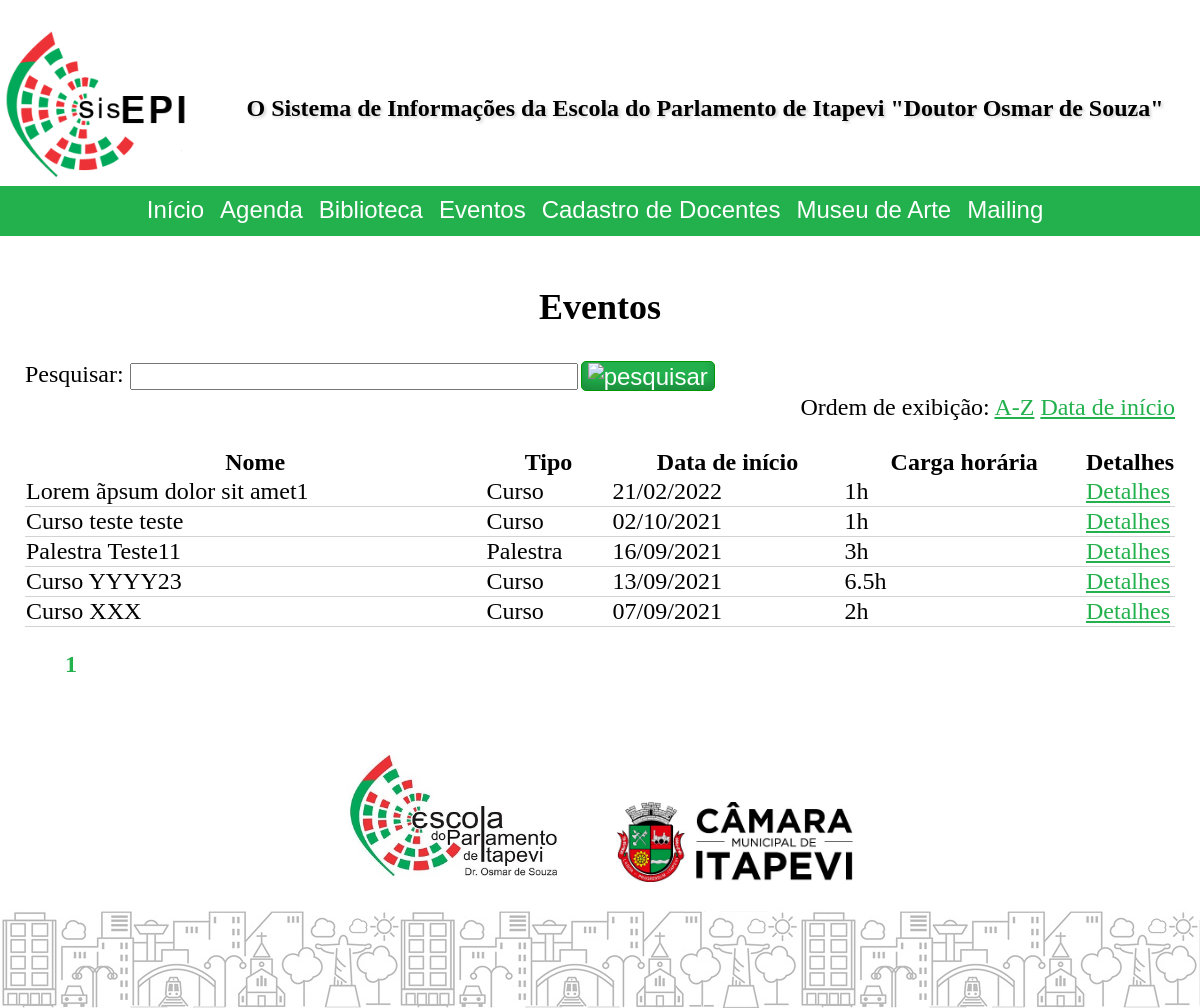
Before: /public/index.php?cont=events&action=home with the older database file.
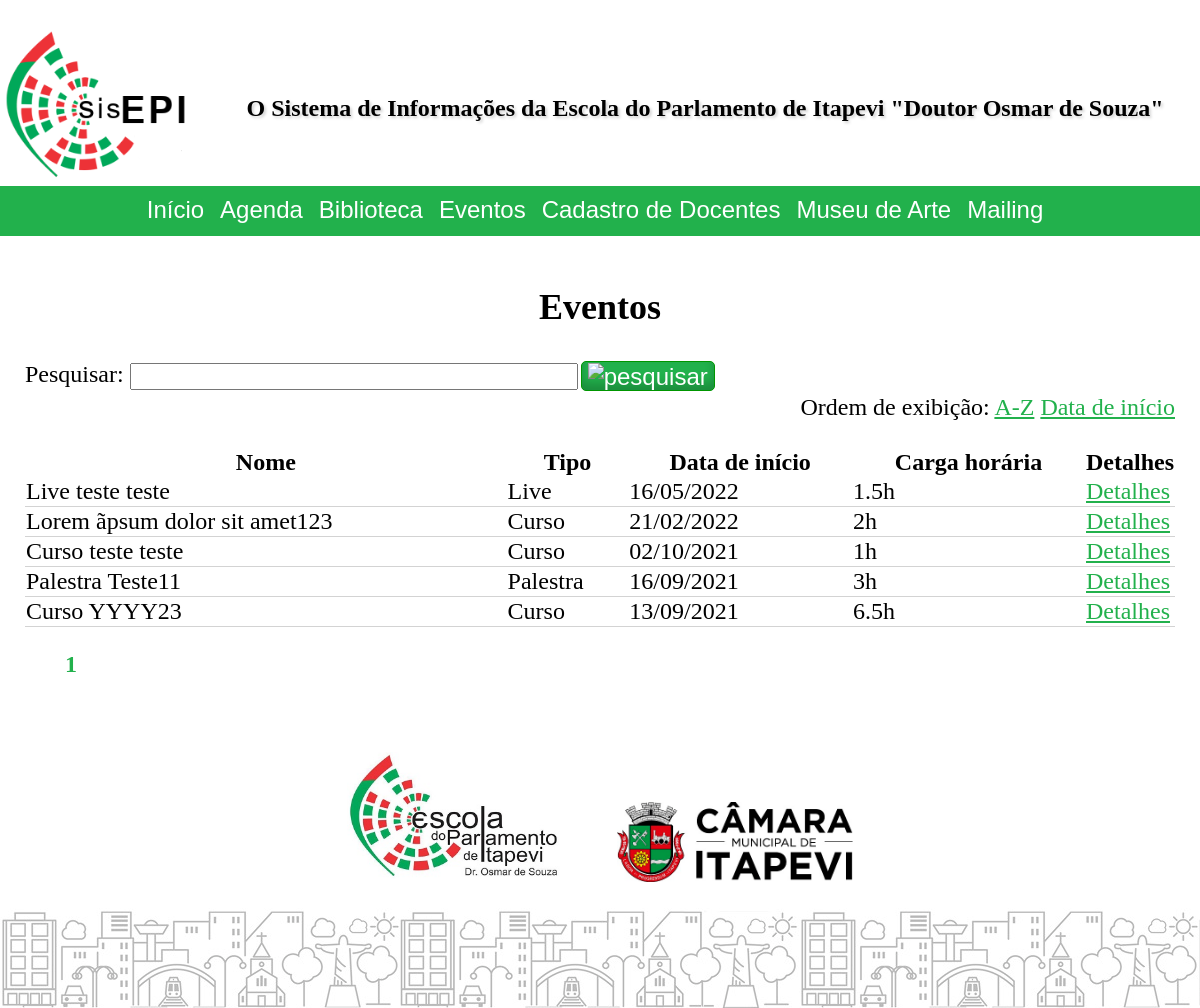
After: the same page with the newer database file.
### tables this page shows
CREATE TABLE `events` (
  `id` int UNSIGNED NOT NULL,
  `name` varchar(120) DEFAULT 'Evento sem nome',
  `typeId` int NOT NULL,
  `subscriptionListNeeded` tinyint(1) DEFAULT NULL,
  `subscriptionListClosureDate` date DEFAULT NULL,
  `maxSubscriptionNumber` int DEFAULT NULL,
  `allowLateSubscriptions` tinyint(1) NOT NULL DEFAULT '0',
  `posterImageAttachmentFileName` varchar(120) DEFAULT NULL,
  `responsibleForTheEvent` varchar(120) DEFAULT NULL,
  `moreInfos` mediumtext,
  `certificateText` varchar(500) DEFAULT NULL,
  `certificateBgFile` varchar(255) DEFAULT NULL,
  `checklistId` int DEFAULT NULL
);

CREATE TABLE `enums` (
  `type` varchar(10) NOT NULL,
  `id` int UNSIGNED NOT NULL,
  `value` varchar(120) NOT NULL
);

### public/includes/URL/URLGenerator.php (called while the page is built, shortened)
<?php
abstract class URLGenerator
{
	private static function appendQueryString($queryString = null, $directFileAccess = false)
	{
		$qsFinal = "";
		if (!empty($qsFinal))
			return self::useFriendlyURL || $directFileAccess ? "?$qsFinal" : "&$qsFinal";
		else
			return "";
	}
	public static function generateSystemURL($controller, $action = "home", $id = null, $queryString = null)
	{
		$url = self::useFriendlyURL ? self::URLBase . "/public/$controller/$action" : self::URLBase . "/public/index.php?cont=$controller&action=$action";
		if (!empty($id))
			$url .= self::useFriendlyURL ? "/$id" : "&id=$id";
		$url .= self::appendQueryString($queryString);
		return $url;
	}
	public static function generateFileURL($pathFromBaseURL = null, $queryString = null)
	{
		$fileBaseFriendly = self::URLBase . '/file';
		$fileBaseUnfriendly = self::URLBase;
		$url = (self::useFriendlyURL ? $fileBaseFriendly : $fileBaseUnfriendly) . (!empty($pathFromBaseURL) ? "/public/$pathFromBaseURL" : "") . self::appendQueryString($queryString, true);
		return $url;
	}
	public static function generateBaseDirFileURL($pathFromBaseURL = null, $queryString = null)
	{
		$fileBaseFriendly = self::URLBase . '/file';
		$fileBaseUnfriendly = self::URLBase;
		$url = (self::useFriendlyURL ? $fileBaseFriendly : $fileBaseUnfriendly) . (!empty($pathFromBaseURL) ? "/$pathFromBaseURL" : "") . self::appendQueryString($queryString, true);
		return $url;
	}
}

### public/model/database/events.database.php (called while the page is built, shortened)
<?php
function getEventsCount($searchKeywords)
{
	$conn = createConnectionAsEditor();
	$totalRecords = 0;
	if (strlen($searchKeywords) > 3)
	{
		$query = "SELECT count(*)
		FROM events
		where match (events.name, events.moreInfos) against (?)";
		if($stmt = $conn->prepare($query))
		{
			$stmt->bind_param("s", $searchKeywords);
			$stmt->execute();
			$result = $stmt->get_result();
			$stmt->close();
			$totalRecords = $result->fetch_row()[0];
		}
	}
	else
		$totalRecords = $conn->query('select count(*) from events')->fetch_row()[0];
	return $totalRecords;
}
function getEventsPartially($page, $numResultsOnPage, $_orderBy, $searchKeywords)
{
	$orderBy = ($_orderBy === null || $_orderBy === "") ? "date" : $_orderBy;
	$conn = createConnectionAsEditor();
	$queryBase = "SELECT events.id, events.name, MIN(eventdates.date) AS date, SEC_TO_TIME( SUM( TIME_TO_SEC( TIMEDIFF( endTime, beginTime ) ) ) ) AS 'hours', enums.value AS 'typeName'
FROM `events`
INNER JOIN eventdates ON eventdates.eventId = events.id
INNER JOIN enums ON enums.type = 'EVENT' AND enums.id = events.typeId ";
	$queryWhere = "";
	$queryGroupBy = "GROUP BY events.id, events.name ";
	$queryOrderBy = "";
	if ($orderBy === "date")
		$queryOrderBy = "ORDER BY eventdates.date DESC ";
	else
		$queryOrderBy = "ORDER BY events.name ASC ";
	$queryLimit = "LIMIT ? , ?";
	$dataRows = null;
	$query = $queryBase . $queryWhere . $queryGroupBy . $queryOrderBy . $queryLimit;
	if($stmt = $conn->prepare($query))
	{
		$calc_page = ($page - 1) * $numResultsOnPage;
		if (strlen($searchKeywords) > 3)
			$stmt->bind_param("sii", $searchKeywords, $calc_page, $numResultsOnPage);
		else
			$stmt->bind_param("ii", $calc_page, $numResultsOnPage);
		$stmt->execute();
		$result = $stmt->get_result();
		if ($result->num_rows > 0)
		{
			$dataRows = [];
			while ($row = $result->fetch_assoc())
			{
				array_push($dataRows, $row);
			}
		}
	}
	return $dataRows;
}

### public/controller/events.controller.php (called while the page is built, shortened)
<?php
final class events extends BaseController
{
	public function pre_home()
	{
		$this->subtitle = "Eventos";
	}
	public function home()
	{
		require_once("model/database/events.database.php");
		require_once("controller/component/DataGrid.class.php");
		require_once("controller/component/Paginator.class.php");
		$paginatorComponent = new PaginatorComponent(getEventsCount(($_GET["q"] ?? "")), 20);
		$createFinalDataRowsTable = function() use ($paginatorComponent)
		{
			$events = getEventsPartially($paginatorComponent->pageNum, $paginatorComponent->numResultsOnPage, ($_GET["orderBy"] ?? ""), ($_GET["q"] ?? ""));
			$output = [];
			if ($events)
			foreach ($events as $e)
			{
				$row = [];
				$row["id"] = $e["id"];
				$row["Nome"] = $e["name"];
				$row["Tipo"] = $e["typeName"];
				$row["Data de início"] = date_format(date_create($e["date"]), "d/m/Y");
				$row["Carga horária"] = round(timeStampToHours($e["hours"]), 1) . "h";
				array_push($output, $row);
			}
			return $output;
		};
		$dataGridComponent = new DataGridComponent($createFinalDataRowsTable());
		$dataGridComponent->columnsToHide[] = "id";
		$dataGridComponent->detailsButtonURL = URL\URLGenerator::generateSystemURL("events", "view", "{param}");
	}
}

### public/includes/URL/QueryString.php (called while the page is built, shortened)
<?php
abstract class QueryString
{
	private static function filterParamExcept($paramAndValue, $exceptions)
	{
		$keyValuePair = explode("=", $paramAndValue);
		return array_search($keyValuePair[0], $exceptions) === false ? true : false;
	}
	public static function formatNew($name, $value, $toBeAppendedToCurrentQueryString = true)
	{
		if ($toBeAppendedToCurrentQueryString && strlen($_SERVER["QUERY_STRING"]) > 0)
			return "&" . $name . "=" . $value;
		else
			return $name . "=" . $value;
	}
	public static function getQueryStringForHtmlExcept()
	{
		$exceptions = func_get_args();
		$parametersWithValue = explode("&", $_SERVER["QUERY_STRING"]);
		$paramsAndValuesFiltered = array_filter($parametersWithValue, function($paramAndValue) use ($exceptions)
		{
			return self::filterParamExcept($paramAndValue, $exceptions);
		});
		$finalParamsAndValues = array_map( function($paramAndValue)
		{
			$keyValuePair = explode("=", $paramAndValue);
			return $keyValuePair[0] . "=" . htmlspecialchars($keyValuePair[1], ENT_QUOTES);
		}, $paramsAndValuesFiltered);
		return implode("&", array_unique($finalParamsAndValues));
	}
}

### public/controller/component/DataGrid.class.php (called while the page is built, shortened)
<?php
class DataGridComponent extends ComponentBase
{
	public function __construct($dataRowsArray = null)
	{
		$this->dataRows = $dataRowsArray;
	}
	public $dataRows;
	public $detailsButtonURL, $editButtonURL, $deleteButtonURL = null;
	public $RudButtonsFunctionParamName = "id";
	public function render()
	{
		$dataRows = $this->dataRows;
		$detailsButtonURL = $this->detailsButtonURL;
		$RudButtonsFunctionParamName = $this->RudButtonsFunctionParamName;
		$view = $this->get_view();
		require($view);
	}
}

### public/controller/component/Paginator.class.php (called while the page is built, shortened)
<?php
class PaginatorComponent extends ComponentBase
{
	public function __construct($totalItems, $numResultsOnPage)
	{
		$this->pageNum = isset($_GET['pageNum']) && is_numeric($_GET['pageNum']) ? $_GET['pageNum'] : 1;
		$this->totalItems = $totalItems;
		$this->numResultsOnPage = $numResultsOnPage;
	}
	public $totalItems, $numResultsOnPage, $pageNum;
	public function render()
	{
		$totalItems = $this->totalItems;
		$numResultsOnPage = $this->numResultsOnPage;
		$pageNum = $this->pageNum;
		$view = $this->get_view();
		require_once($view);
	}
}

### public/view/component/DataGrid.view.php (the view, shortened to what this page needs)
<?php
if (isset($dataRows[0]))
{
	function formatCellContent($value)
	{
		if ($value instanceof DataGridIcon)
			return $value->generateHTML();
		else
			return nl2br(hsc($value));
	}
?>
<table>
	<thead>
		<tr>
			<?php
			$count = 0;
			foreach ($dataRows[0] as $column => $value)
			{
				$count++;
				if (in_array($column, $columnsToHide)) continue;
				echo "<th>" . $column . "</th>";
				if ($count === count($dataRows[0]))
				{
					if (isset($detailsButtonURL) && !isset($columnNameAsDetailsButton)) echo '<th class="shrinkCell">Detalhes</th>';
				}
			}
			?>
		</tr>
	</thead>
	<tbody>
		<?php
		foreach ($dataRows as $row)
		{
			echo "<tr>";
			$count = 0;
			foreach ($row as $column => $value)
			{
				$count++;
				if (in_array($column, $columnsToHide)) continue;
				if (isset($columnNameAsDetailsButton) && $columnNameAsDetailsButton === $column)
				{
					echo '<td><a href="' . str_replace("{param}", $row[$RudButtonsFunctionParamName], $detailsButtonURL) . '">' . formatCellContent($value) . '</a></td>';
				}
				else
				{
					echo "<td>" . formatCellContent($value) . "</td>";
				}
				if ($count === count($row))
				{
					if (isset($detailsButtonURL) && !isset($columnNameAsDetailsButton)) echo '<td class="shrinkCell"><a href="' . str_replace("{param}", $row[$RudButtonsFunctionParamName], $detailsButtonURL) .  '">Detalhes</a></td>';
				}
			}
			echo "</tr>";
		}
		?>
	</tbody>
</table>
<?php
}
else
	echo "Não há dados disponíveis.";
?>

### public/index.php (shortened to what this page needs)
<?php
require_once('includes/common.php');
$action = empty($_REQUEST['action']) ? 'home' : preg_replace('/[^a-zA-Z0-9\-_]/', '', $_REQUEST['action']);
$mainframe = new $controllerClass($action);
?>
<!DOCTYPE html>
<html xmlns="http://www.w3.org/1999/xhtml" lang="en">
<head>
	<title><?php if ($mainframe) $mainframe->title();?></title>
	<link rel="stylesheet" href="<?php echo URL\URLGenerator::generateFileURL("sisepi_public.css"); ?>"/>
</head>
<body>
	<main>
		<header>
			<div style="display: flex;">
				<div style="flex-basis: 210px;">
					<img src="<?php echo URL\URLGenerator::generateBaseDirFileURL("pics/sisepilogo.png"); ?>" height="150"/>
				</div>
				<div style="flex-grow: 1;
							display: flex;
							justify-content: center;
							align-items: center;
							font-weight: bold;
							text-shadow: 2px 2px 3px lightgray;">O Sistema de Informações da Escola do Parlamento de Itapevi "Doutor Osmar de Souza"
				</div>
			</div>
			<div id="mainMenu">
				<nav>
					<ul>
						<li><a href="<?php echo URL\URLGenerator::generateSystemURL("homepage"); ?>">Início</a></li>
						<li><a href="<?php echo URL\URLGenerator::generateSystemURL("calendar"); ?>">Agenda</a></li>
						<li><a href="<?php echo URL\URLGenerator::generateSystemURL("librarycollection"); ?>">Biblioteca</a></li>
						<li class="dropdown">
							<a href="#">Eventos</a>
						</li>
						<li><a href="<?php echo URL\URLGenerator::generateSystemURL("professors", "register"); ?>">Cadastro de Docentes</a></li>
						<li><a href="<?php echo URL\URLGenerator::generateSystemURL("artmuseum"); ?>">Museu de Arte</a></li>
						<li><a href="<?php echo URL\URLGenerator::generateSystemURL("mailing"); ?>">Mailing</a></li>
					</ul>
				</nav>
			</div>
		</header>
		<div id="mainPageWrapper">
			<?php if ($mainframe->hasSubtitle()): ?>
			<h2><?php $mainframe->subtitle(); ?></h2>
			<?php endif; ?>
			<?php $mainframe->render();?>
		</div>
	</main>
	<div id="Logos" class="centControl">
			<img src="<?php echo URL\URLGenerator::generateBaseDirFileURL("pics/EPI.jpg"); ?>" alt="Escola do Parlamento de Itapevi" height="130" style="margin-right: 50px;"/>
			<img src="<?php echo URL\URLGenerator::generateBaseDirFileURL("pics/CMI.jpg"); ?>" alt="Câmara Municipal de Itapevi" height="80"/>
	</div>
	<footer>
	</footer>
</body>
</html>

### public/includes/common.php (shortened to what this page needs)
<?php
require_once("URL/URLGenerator.php");
require_once("URL/QueryString.php");
function hsc($stringData)
{
	return htmlspecialchars($stringData, ENT_NOQUOTES, "UTF-8");
}
function timeStampToHours($timeStamp)
{
	$timeParse = explode(":", $timeStamp);
	$seconds = $timeParse[0] * 3600 + $timeParse[1] * 60 + $timeParse[2];
	return $seconds / 3600;
}
class BaseController
{
  protected $subtitle = gb_title;
  protected $action;
  public function __construct($action)
  {
    $this->action = $action;
	$preActionMethod = 'pre_' . $action;
	if (method_exists($this, $action))
		$this->$action();
  }
  public function hasSubtitle() { return !empty($this->subtitle); }
  public function subtitle()
  {
	  echo $this->subtitle;
  }
  protected function get_view()
  {
    $view = "view/" . get_class($this) . "." . $this->action . ".view.php";
    if (file_exists($view))
	{
		return $view;
    }
    return 'view/_error.view.php';
  }
  public function render()
  {
    $view = $this->get_view();
    require_once($view);
  }
}
abstract class ComponentBase
{
	protected $name = null;
	public function get_view()
	{
		$view = "view/component/" . $this->name . '.view.php';
		if (file_exists($view))
		{
			return $view;
		}
		return 'view/_error.view.php';
	}
}
?>

### public/view/events.home.view.php (shortened to what this page needs)
<div>
	<form method="get">
	<span class="searchFormField">
		<label>Pesquisar: <input type="search" name="q" size="40" maxlength="100" value="<?php echo htmlspecialchars(($_GET["q"] ?? ""), ENT_QUOTES, "UTF-8"); ?>"></label>
		<button type="submit" class="searchButton"><img src="<?php echo URL\URLGenerator::generateBaseDirFileURL("pics/search.png"); ?>" alt="pesquisar"/></button>
	</span>
	</form>
</div>
<div class="rightControl">
<label>Ordem de exibição: </label>
	<a href="?<?php echo URL\QueryString::getQueryStringForHtmlExcept("orderBy") . URL\QueryString::formatNew("orderBy", "name");; ?>">A-Z</a>
	<a href="?<?php echo URL\QueryString::getQueryStringForHtmlExcept("orderBy") . URL\QueryString::formatNew("orderBy", "date");; ?>">Data de início</a>
</div>
<br/>
<?php
$dgComp->render();
$pagComp->render();
?>

### public/view/component/Paginator.view.php (shortened to what this page needs)
<?php
function currQS()
{
	return URL\QueryString::getQueryStringForHtmlExcept("pageNum");
}
function addQSpagNum($pagNum)
{
	return URL\QueryString::formatNew("pageNum", $pagNum, true);
}
?>
<?php if (ceil($totalItems / $numResultsOnPage) > 0): ?>
<ul class="pagination">
	<li class="currentpageNum"><a href="?<?php echo currQS() . addQSpagNum($pageNum); ?>"><?php echo $pageNum; ?></a></li>
</ul>
<?php endif; ?>

### public/sisepi_public.css (style rules this page uses)
body { background-color: white; color: black; font-size: x-large; margin: 0; }
#mainMenu { background-color: #22B14C; padding: 10px; }
a { color: #22B14C }
table { border-collapse: collapse; width: 100%; }
table td { border-bottom: 1px solid lightgray; }
th.shrinkCell, td.shrinkCell { width: 10px; white-space: nowrap; }
.rightControl { text-align: right; }
h1, h2, .centControl { text-align: center; }
.searchFormField { display: flex; align-items: center; }
.searchButton { min-width: 20px; }
input { outline: none; }
.linkButton, input[type="button"], input[type="submit"], button { margin: 3px; font-size: 18pt; min-width: 150px; height: 30px; border: 1px solid #009600; border-radius: 5px; background-color: #22B14C; color: white; transition-duration: 0.1s; box-shadow: inset 0px -7px 10px 0 rgba(0,0,0,0.2); cursor: pointer; }
input[type="text"], input[type="password"], input[type="email"], input[type="number"], input[type="date"], input[type="time"], input[type="search"], select { font-size: large; }
ul.pagination, .editDeleteButtonsFrame ul { display: block; list-style-type: none; }
.pagination li { display: inline; margin-right: 5px; }
li.currentpageNum a { font-weight: bold; text-decoration:none; }
main { display: block; margin: 30px 0 0 0; padding: 0; min-height: calc(100vh - 308px); }
footer { background-image:url('../pics/rodape.jpg'); background-repeat: repeat-x; left: 0; right: 0; height: 100px; }
#Logos { background-color: white; padding: 20px; bottom: 100px; left: 0; right: 0; overflow: auto; }
@media all and (min-width: 750px) { div#mainPageWrapper { display: block; max-width: 1200px; margin-left: auto; margin-right: auto; margin-bottom: 0; padding-left: 25px; padding-right: 25px; padding-top: 20px; padding-bottom: 30px; } }

### public/index.php (style rules this page uses)
nav { text-align: center; }
nav ul { margin: 0; padding-left: 0; }
nav li { display: inline-block; margin-right: 10px; border-bottom: solid 2px transparent; }
nav a { text-decoration: none; font-family: sans-serif; color: white; }
nav li.dropdown { position: relative; }

Changed rows visible on the page:
removed events: name "Curso XXX", enums.value "Curso", value "07/09/2021", value "2h"
added events: name "Live teste teste", enums.value "Live", value "16/05/2022", value "1.5h"
Other visible differences:
new list line: "Lorem ãpsum dolor sit amet123"
new list line: "2h Detalhes"
list line gone: "Lorem ãpsum dolor sit amet1"
list line gone: "1h Detalhes"
